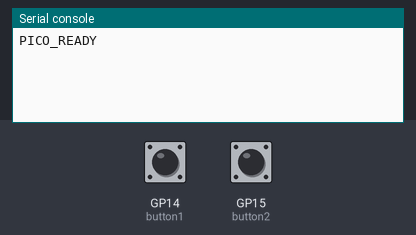
This program was run on a simulated Raspberry Pi Pico running MicroPython. Parts: the last lines printed to the serial console. The test bench sets the inputs (shaded band); at power-on: GP14 (button1) HIGH, GP15 (button2) HIGH.

Above: at 1.2 s.
1.3 s: GP14 (button1) pulled LOW for 0.15 s
At 2.4 s:
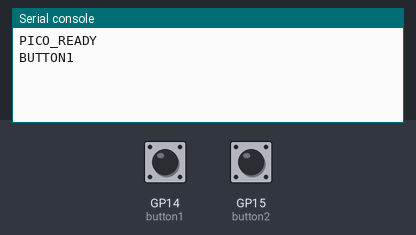
2.9 s: GP15 (button2) pulled LOW for 0.15 s
At 4.0 s:
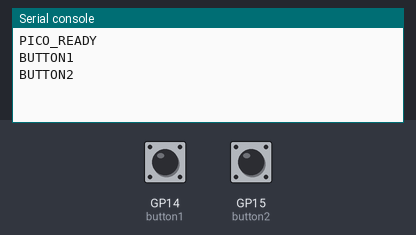

The program:

main.py
```python
from machine import Pin
import time

# Button 1 = Bus 191, Button 2 = Bus 400.
# Each pushbutton connects its GPIO to GND.
button1 = Pin(14, Pin.IN, Pin.PULL_UP)
button2 = Pin(15, Pin.IN, Pin.PULL_UP)

last1 = 1
last2 = 1
last_emit = 0

print("PICO_READY")

while True:
    b1 = button1.value()
    b2 = button2.value()
    now = time.ticks_ms()

    if last1 == 1 and b1 == 0 and time.ticks_diff(now, last_emit) > 250:
        print("BUTTON1")
        last_emit = now

    if last2 == 1 and b2 == 0 and time.ticks_diff(now, last_emit) > 250:
        print("BUTTON2")
        last_emit = now

    last1 = b1
    last2 = b2
    time.sleep_ms(20)
```

Measured:
- after the input at 1.3 s, the serial console: prints a new line at once (image 1)
- after the input at 2.9 s, the serial console: prints a new line at once (image 2)
